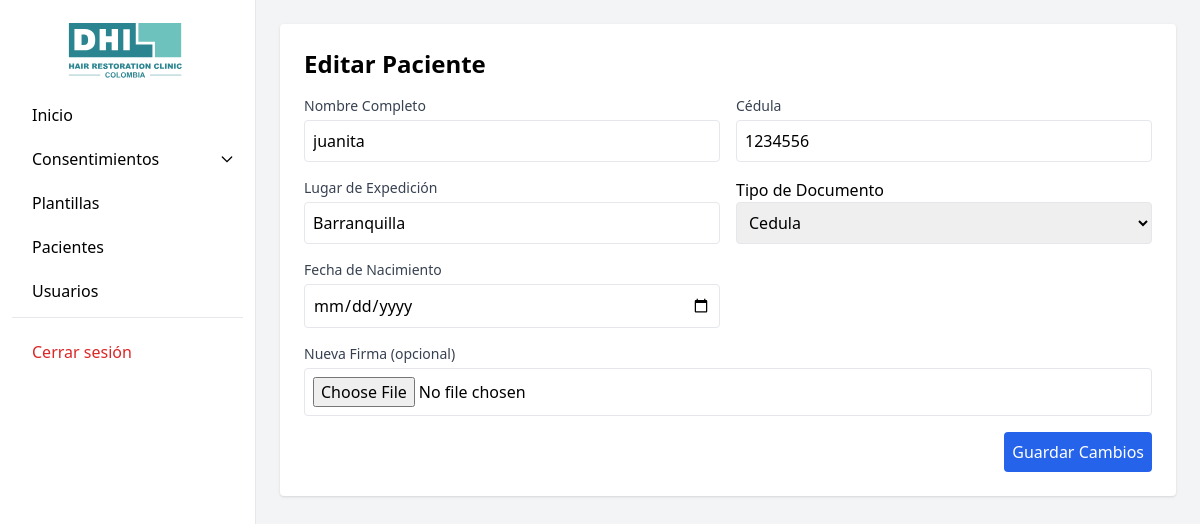
The page /pacientes/editar/1 (signed in) on the database its author committed.
### tables this page shows
CREATE TABLE pacientes (
        id INTEGER PRIMARY KEY AUTOINCREMENT,
        nombre TEXT NOT NULL,
        cedula TEXT NOT NULL UNIQUE,
        tipo_documento TEXT,
        lugar_expedicion TEXT,
        fecha_nacimiento TEXT,
        firma TEXT
    );

### app.py (the view, shortened to what this page needs)
@app.route("/pacientes/editar/<int:id>", methods=["GET", "POST"])
def pacientes_editar(id):
    if "usuario" not in session:
        return redirect("/login")
    db = get_db()
    paciente = db.execute("SELECT * FROM pacientes WHERE id=?", (id,)).fetchone()
    db.close()
    return render_template("pacientes/editar.html", paciente=paciente)

### database.py (called while the page is built)
def get_db():
    conn = sqlite3.connect("database.db")
    conn.row_factory = sqlite3.Row
    return conn

### templates/pacientes/editar.html (shortened to what this page needs)
{% extends "base.html" %} {% block contenido %}
<div class="max-w-4xl mx-auto bg-white p-6 rounded shadow">
  <h1 class="text-2xl font-bold mb-4">Editar Paciente</h1>
  <form
    method="POST"
    action=""
    enctype="multipart/form-data"
    class="grid grid-cols-1 md:grid-cols-2 gap-4"
  >
  <div>
      <label class="block text-sm font-medium text-gray-700"
        >Nombre Completo</label
      >
      <input
        name="nombre"
        value="{{ paciente.nombre }}"
        class="mt-1 w-full border p-2 rounded focus:ring-blue-500 focus:border-blue-500"
      />
    </div>
    <div>
      <label class="block text-sm font-medium text-gray-700">Cédula</label>
      <input
        name="cedula"
        value="{{ paciente.cedula }}"
        class="mt-1 w-full border p-2 rounded focus:ring-blue-500 focus:border-blue-500"
      />
    </div>
    <div>
      <label class="block text-sm font-medium text-gray-700"
        >Lugar de Expedición</label
      >
      <input
        name="lugar_expedicion"
        value="{{ paciente.lugar_expedicion }}"
        class="mt-1 w-full border p-2 rounded focus:ring-blue-500 focus:border-blue-500"
      />
    </div>
    <div>
      <label>Tipo de Documento</label>
      <select name="tipo_documento" class="border p-2 rounded w-full">
        <option value="CC" {% if paciente.tipo_documento == "CC" %}selected{% endif %} >Cedula</option>
      </select>
    </div>
    <div>
      <label class="block text-sm font-medium text-gray-700"
        >Fecha de Nacimiento</label
      >
      <input
        type="date"
        name="fecha_nacimiento"
        value="{{ paciente.fecha_nacimiento }}"
        class="mt-1 w-full border p-2 rounded focus:ring-blue-500 focus:border-blue-500"
      />
    </div>
    <div class="md:col-span-2">
      <label class="block text-sm font-medium text-gray-700"
        >Nueva Firma (opcional)</label
      >
      <input
        type="file"
        name="firma"
        accept="image/*"
        class="mt-1 w-full border p-2 rounded focus:ring-blue-500 focus:border-blue-500"
      />
    </div>
    <div class="md:col-span-2">
      <button
        class="w-full md:w-auto md:float-right bg-blue-600 text-white p-2 rounded hover:bg-blue-700 transition duration-150 ease-in-out"
      >
        Guardar Cambios
      </button>
    </div>
  </form>
</div>
{% endblock %}

### rows shown on the page
pacientes: nombre "juanita", cedula "1234556", lugar_expedicion "Barranquilla"
